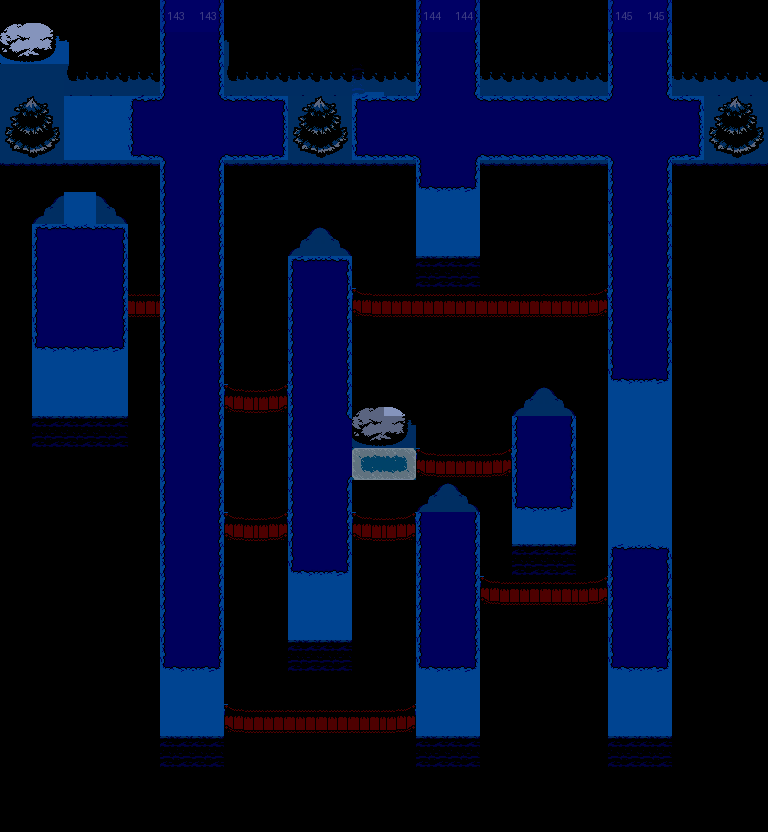

This game map was drawn from its Tiled (.tmx) file and the tilesets committed beside it. A one-line description and the full map source follow:
An orthogonal 24x26 tile map with 32x32 px tiles, 4 tile layers (decor, colliders, characters, actions), 1 hidden layer not drawn, 2 tilesets.

<map version="1.10" tiledversion="1.11.2" orientation="orthogonal" renderorder="right-down" width="24" height="26" tilewidth="32" tileheight="32" infinite="0" nextlayerid="6" nextobjectid="1">
 <tileset firstgid="1" source="../tilesets/forest01_night.tsx" />
 <tileset firstgid="321" source="../tilesets/blue-labels.tsx" />
 <layer id="1" name="decor" width="24" height="26">
  <data encoding="csv">
72,74,76,79,0,7,5,0,0,0,0,0,0,7,5,0,79,79,0,7,5,0,79,79,
73,75,77,80,0,7,5,0,0,0,0,0,0,7,5,0,80,80,0,7,5,0,80,80,
0,0,0,0,0,7,5,0,0,0,0,94,0,7,5,0,0,0,0,7,5,0,0,0,
0,0,1,1,11,16,13,8,12,0,0,11,8,16,13,8,8,8,8,16,13,12,0,0,
0,0,1,1,10,15,14,6,9,0,0,10,6,15,14,6,6,6,6,15,14,9,0,0,
0,0,0,0,0,7,5,0,0,0,0,0,0,10,9,0,0,0,0,7,5,0,0,0,
0,0,1,0,0,7,5,0,21,21,21,21,0,1,1,0,21,21,0,7,5,0,21,21,
0,11,8,12,0,7,5,0,0,0,0,0,0,1,1,0,21,21,0,7,5,0,21,21,
0,7,2,5,0,7,5,0,0,11,12,0,0,0,0,0,0,0,0,7,5,0,21,21,
0,7,2,5,66,7,5,0,0,7,5,65,66,66,66,66,66,66,67,7,5,0,21,21,
0,10,6,9,0,7,5,0,0,7,5,0,0,0,0,0,21,21,0,7,5,0,21,21,
0,1,1,1,0,7,5,0,0,7,5,0,21,21,21,0,21,21,0,10,9,0,21,21,
0,1,1,1,0,7,5,65,67,7,5,0,74,21,21,0,0,0,0,1,1,0,21,21,
0,0,0,0,0,7,5,0,0,7,13,0,0,0,0,0,7,5,0,1,1,0,21,21,
21,21,21,21,0,7,5,0,0,7,14,53,51,65,66,67,7,5,0,1,1,0,21,21,
21,21,21,21,0,7,5,0,0,7,5,0,0,0,0,0,10,9,0,1,1,0,21,21,
21,21,21,21,0,7,5,65,67,7,5,65,67,7,5,0,1,1,0,1,1,0,21,21,
21,21,21,21,0,7,5,0,0,10,9,0,0,7,5,0,0,0,0,11,12,0,21,21,
21,21,21,21,0,7,5,0,0,1,1,0,0,7,5,65,66,66,67,7,5,0,21,21,
21,21,21,21,0,7,5,0,0,1,1,0,0,7,5,0,0,0,0,7,5,0,21,21,
21,21,21,21,0,10,9,0,0,0,0,0,0,10,9,0,21,21,0,10,9,0,21,21,
21,21,21,21,0,1,1,0,0,0,0,0,0,1,1,0,21,21,0,1,1,0,21,21,
21,21,21,21,0,1,1,65,66,66,66,66,67,1,1,0,21,21,0,1,1,0,21,21,
21,21,21,21,0,0,0,0,0,0,0,0,0,0,0,0,21,21,0,0,0,0,21,21,
0,0,0,0,0,0,0,0,0,0,0,0,0,0,0,0,0,0,0,0,0,0,0,0,
0,0,0,0,0,0,0,0,0,0,0,0,0,0,0,0,0,0,0,0,0,0,0,0
</data>
 </layer>
 <layer id="5" name="colliders" width="24" height="26" opacity="0.68">
  <data encoding="csv">
0,0,0,0,79,0,0,76,80,80,80,79,79,0,0,79,0,0,79,0,0,79,0,0,
0,0,0,0,80,0,0,77,80,80,80,80,80,0,0,80,0,0,80,0,0,80,0,0,
1,1,78,81,81,0,0,78,81,81,81,81,81,0,0,81,81,81,81,0,0,81,81,81,
32,34,0,0,0,0,0,0,0,32,34,0,0,0,0,0,0,0,0,0,0,0,32,34,
33,35,0,0,0,0,0,0,0,33,35,0,0,0,0,0,0,0,0,0,0,0,33,35,
82,82,82,82,82,0,0,82,82,82,82,82,82,0,0,82,82,82,82,0,0,82,82,82,
21,61,0,62,21,0,0,21,0,0,0,0,21,0,0,21,0,0,21,0,0,21,0,0,
21,0,0,0,21,0,0,21,21,61,62,21,21,0,0,21,0,0,21,0,0,21,0,0,
21,0,0,0,21,0,0,21,21,0,0,21,21,18,18,21,21,21,21,0,0,21,0,0,
21,0,0,0,0,0,0,21,21,0,0,0,0,0,0,0,0,0,0,0,0,21,0,0,
21,0,0,0,21,0,0,21,21,0,0,21,21,21,21,21,21,21,21,0,0,21,0,0,
21,0,0,0,21,0,0,21,21,0,0,21,0,21,21,21,21,21,21,0,0,21,0,0,
21,0,0,0,21,0,0,0,0,0,0,72,0,21,21,21,61,62,21,0,0,21,0,0,
21,18,18,18,21,0,0,21,21,0,0,73,75,21,21,21,0,0,21,0,0,21,0,0,
0,0,0,0,21,0,0,21,21,0,0,0,0,0,0,0,0,0,21,0,0,21,0,0,
0,0,0,0,21,0,0,21,21,0,0,21,21,61,62,21,0,0,21,0,0,21,0,0,
0,0,0,0,21,0,0,0,0,0,0,0,0,0,0,21,0,0,21,0,0,21,0,0,
0,0,0,0,21,0,0,21,21,0,0,21,21,0,0,21,18,18,21,0,0,21,0,0,
0,0,0,0,21,0,0,21,21,0,0,21,21,0,0,0,0,0,0,0,0,21,0,0,
0,0,0,0,21,0,0,21,21,0,0,21,21,0,0,21,21,21,21,0,0,21,0,0,
0,0,0,0,21,0,0,21,21,18,18,21,21,0,0,21,0,0,21,0,0,21,0,0,
0,0,0,0,21,0,0,21,21,21,21,21,21,0,0,21,0,0,21,0,0,21,0,0,
0,0,0,0,21,0,0,0,0,0,0,0,0,0,0,21,0,0,21,0,0,21,0,0,
0,0,0,0,21,18,18,29,29,29,29,29,29,18,18,21,0,0,21,18,18,21,0,0,
0,0,0,0,0,0,0,0,0,0,0,0,0,0,0,0,0,0,0,0,0,0,0,0,
0,0,0,0,0,0,0,0,0,0,0,0,0,0,0,0,0,0,0,0,0,0,0,0
</data>
 </layer>
 <layer id="2" name="characters" width="24" height="26" opacity="0.63">
  <data encoding="csv">
0,0,0,0,0,0,0,0,0,0,0,0,0,0,0,0,0,0,0,0,0,0,0,0,
0,0,0,0,0,0,0,0,0,0,0,0,0,0,0,0,0,0,0,0,0,0,0,0,
0,0,0,0,0,0,0,0,0,0,0,0,0,0,0,0,0,0,0,0,0,0,0,0,
0,0,0,0,0,0,0,0,0,0,0,0,0,0,0,0,0,0,0,0,0,0,0,0,
0,0,0,0,0,0,0,0,0,0,0,0,0,0,0,0,0,0,0,0,0,0,0,0,
0,0,0,0,0,0,0,0,0,0,0,0,0,0,0,0,0,0,0,0,0,0,0,0,
0,0,0,0,0,0,0,0,0,0,0,0,0,0,0,0,0,0,0,0,0,0,0,0,
0,0,0,0,0,0,0,0,0,0,0,0,0,0,0,0,0,0,0,0,0,0,0,0,
0,0,0,0,0,0,0,0,0,0,0,0,0,0,0,0,0,0,0,0,0,0,0,0,
0,0,0,0,0,0,0,0,0,0,0,0,0,0,0,0,0,0,0,0,0,0,0,0,
0,0,0,0,0,0,0,0,0,0,0,0,0,0,0,0,0,0,0,0,0,0,0,0,
0,0,0,0,0,0,0,0,0,0,0,0,0,0,0,0,0,0,0,0,0,0,0,0,
0,0,0,0,0,0,0,0,0,0,0,0,0,0,0,0,0,0,0,0,0,0,0,0,
0,0,0,0,0,0,0,0,0,0,0,0,0,0,0,0,0,0,0,0,0,0,0,0,
0,0,0,0,0,0,0,0,0,0,0,0,0,0,0,0,0,0,0,0,0,0,0,0,
0,0,0,0,0,0,0,0,0,0,0,0,0,0,0,0,0,0,0,0,0,0,0,0,
0,0,0,0,0,0,0,0,0,0,0,0,0,0,0,0,0,0,0,0,0,0,0,0,
0,0,0,0,0,0,0,0,0,0,0,0,0,0,0,0,0,0,0,0,0,0,0,0,
0,0,0,0,0,0,0,0,0,0,0,0,0,0,0,0,0,0,0,0,0,0,0,0,
0,0,0,0,0,0,0,0,0,0,0,0,0,0,0,0,0,0,0,0,0,0,0,0,
0,0,0,0,0,0,0,0,0,0,0,0,0,0,0,0,0,0,0,0,0,0,0,0,
0,0,0,0,0,0,0,0,0,0,0,0,0,0,0,0,0,0,0,0,0,0,0,0,
0,0,0,0,0,0,0,0,0,0,0,0,0,0,0,0,0,0,0,0,0,0,0,0,
0,0,0,0,0,0,0,0,0,0,0,0,0,0,0,0,0,0,0,0,0,0,0,0,
0,0,0,0,0,0,0,0,0,0,0,0,0,0,0,0,0,0,0,0,0,0,0,0,
0,0,0,0,0,0,0,0,0,0,0,0,0,0,0,0,0,0,0,0,0,0,0,0
</data>
 </layer>
 <layer id="4" name="metadata" width="24" height="26" visible="0">
  <data encoding="csv">
0,0,0,0,0,0,0,0,0,0,0,0,0,0,0,0,0,0,0,0,0,0,0,0,
0,0,0,0,0,0,0,0,0,0,0,0,0,0,0,0,0,0,0,0,0,0,0,0,
0,0,0,0,0,0,0,0,0,0,0,0,0,0,0,0,0,0,0,0,0,0,0,0,
0,0,0,0,0,0,0,0,0,0,0,0,0,0,0,0,0,0,0,0,0,0,0,0,
0,0,0,0,0,0,0,0,0,0,0,0,0,0,0,0,0,0,0,0,0,0,0,0,
0,0,0,0,0,0,0,0,0,0,0,0,0,0,0,0,0,0,0,0,0,0,0,0,
0,0,0,0,0,0,0,0,0,0,0,0,0,0,0,0,0,0,0,0,0,0,0,0,
0,0,0,0,0,0,0,0,0,0,0,0,0,0,0,0,0,0,0,0,0,0,0,0,
0,0,0,0,0,0,0,0,0,0,0,0,0,0,0,0,0,0,0,0,0,0,0,0,
0,0,0,0,0,0,0,0,0,0,0,0,0,0,0,0,0,0,0,0,0,0,0,0,
0,0,0,0,0,0,0,0,0,0,0,0,0,0,0,0,0,0,0,0,0,0,0,0,
0,0,0,0,0,0,0,0,0,0,0,0,0,0,0,0,0,0,0,0,0,0,0,0,
0,0,0,0,0,0,0,0,0,0,0,0,0,0,0,0,0,0,0,0,0,0,0,0,
0,0,0,0,0,0,0,0,0,0,0,0,0,0,0,0,0,0,0,0,0,0,0,0,
0,0,0,0,0,0,0,0,0,0,0,0,0,0,0,0,0,0,0,0,0,0,0,0,
0,0,0,0,0,0,0,0,0,0,0,0,0,0,0,0,0,0,0,0,0,0,0,0,
0,0,0,0,0,0,0,0,0,0,0,0,0,0,0,0,0,0,0,0,0,0,0,0,
0,0,0,0,0,0,0,0,0,0,0,0,0,0,0,0,0,0,0,0,0,0,0,0,
0,0,0,0,0,0,0,0,0,0,0,0,0,0,0,0,0,0,0,0,0,0,0,0,
0,0,0,0,0,0,0,0,0,0,0,0,0,0,0,0,0,0,0,0,0,0,0,0,
0,0,0,0,0,0,0,0,0,0,0,0,0,0,0,0,0,0,0,0,0,0,0,0,
0,0,0,0,0,0,0,0,0,0,0,0,0,0,0,0,0,0,0,0,0,0,0,0,
0,0,0,0,0,0,0,0,0,0,0,0,0,0,0,0,0,0,0,0,0,0,0,0,
0,0,0,0,0,0,0,0,0,0,0,0,0,0,0,0,0,0,0,0,0,0,0,0,
0,0,0,0,0,0,0,0,0,0,0,0,0,0,0,0,0,0,0,0,0,0,0,0,
0,0,0,0,0,0,0,0,0,0,0,0,0,0,0,0,0,0,0,0,0,0,0,0
</data>
 </layer>
 <layer id="3" name="actions" width="24" height="26" opacity="0.25">
  <data encoding="csv">
0,0,0,0,0,463,463,0,0,0,0,0,0,464,464,0,0,0,0,465,465,0,0,0,
0,0,0,0,0,0,0,0,0,0,0,0,0,0,0,0,0,0,0,0,0,0,0,0,
0,0,0,0,0,0,0,0,0,0,0,0,0,0,0,0,0,0,0,0,0,0,0,0,
0,0,0,0,0,0,0,0,0,0,0,0,0,0,0,0,0,0,0,0,0,0,0,0,
0,0,0,0,0,0,0,0,0,0,0,0,0,0,0,0,0,0,0,0,0,0,0,0,
0,0,0,0,0,0,0,0,0,0,0,0,0,0,0,0,0,0,0,0,0,0,0,0,
0,0,0,0,0,0,0,0,0,0,0,0,0,0,0,0,0,0,0,0,0,0,0,0,
0,0,0,0,0,0,0,0,0,0,0,0,0,0,0,0,0,0,0,0,0,0,0,0,
0,0,0,0,0,0,0,0,0,0,0,0,0,0,0,0,0,0,0,0,0,0,0,0,
0,0,0,0,0,0,0,0,0,0,0,0,0,0,0,0,0,0,0,0,0,0,0,0,
0,0,0,0,0,0,0,0,0,0,0,0,0,0,0,0,0,0,0,0,0,0,0,0,
0,0,0,0,0,0,0,0,0,0,0,0,0,0,0,0,0,0,0,0,0,0,0,0,
0,0,0,0,0,0,0,0,0,0,0,0,0,0,0,0,0,0,0,0,0,0,0,0,
0,0,0,0,0,0,0,0,0,0,0,0,0,0,0,0,0,0,0,0,0,0,0,0,
0,0,0,0,0,0,0,0,0,0,0,0,0,0,0,0,0,0,0,0,0,0,0,0,
0,0,0,0,0,0,0,0,0,0,0,0,0,0,0,0,0,0,0,0,0,0,0,0,
0,0,0,0,0,0,0,0,0,0,0,0,0,0,0,0,0,0,0,0,0,0,0,0,
0,0,0,0,0,0,0,0,0,0,0,0,0,0,0,0,0,0,0,0,0,0,0,0,
0,0,0,0,0,0,0,0,0,0,0,0,0,0,0,0,0,0,0,0,0,0,0,0,
0,0,0,0,0,0,0,0,0,0,0,0,0,0,0,0,0,0,0,0,0,0,0,0,
0,0,0,0,0,0,0,0,0,0,0,0,0,0,0,0,0,0,0,0,0,0,0,0,
0,0,0,0,0,0,0,0,0,0,0,0,0,0,0,0,0,0,0,0,0,0,0,0,
0,0,0,0,0,0,0,0,0,0,0,0,0,0,0,0,0,0,0,0,0,0,0,0,
0,0,0,0,0,0,0,0,0,0,0,0,0,0,0,0,0,0,0,0,0,0,0,0,
0,0,0,0,0,0,0,0,0,0,0,0,0,0,0,0,0,0,0,0,0,0,0,0,
0,0,0,0,0,0,0,0,0,0,0,0,0,0,0,0,0,0,0,0,0,0,0,0
</data>
 </layer>
</map>
